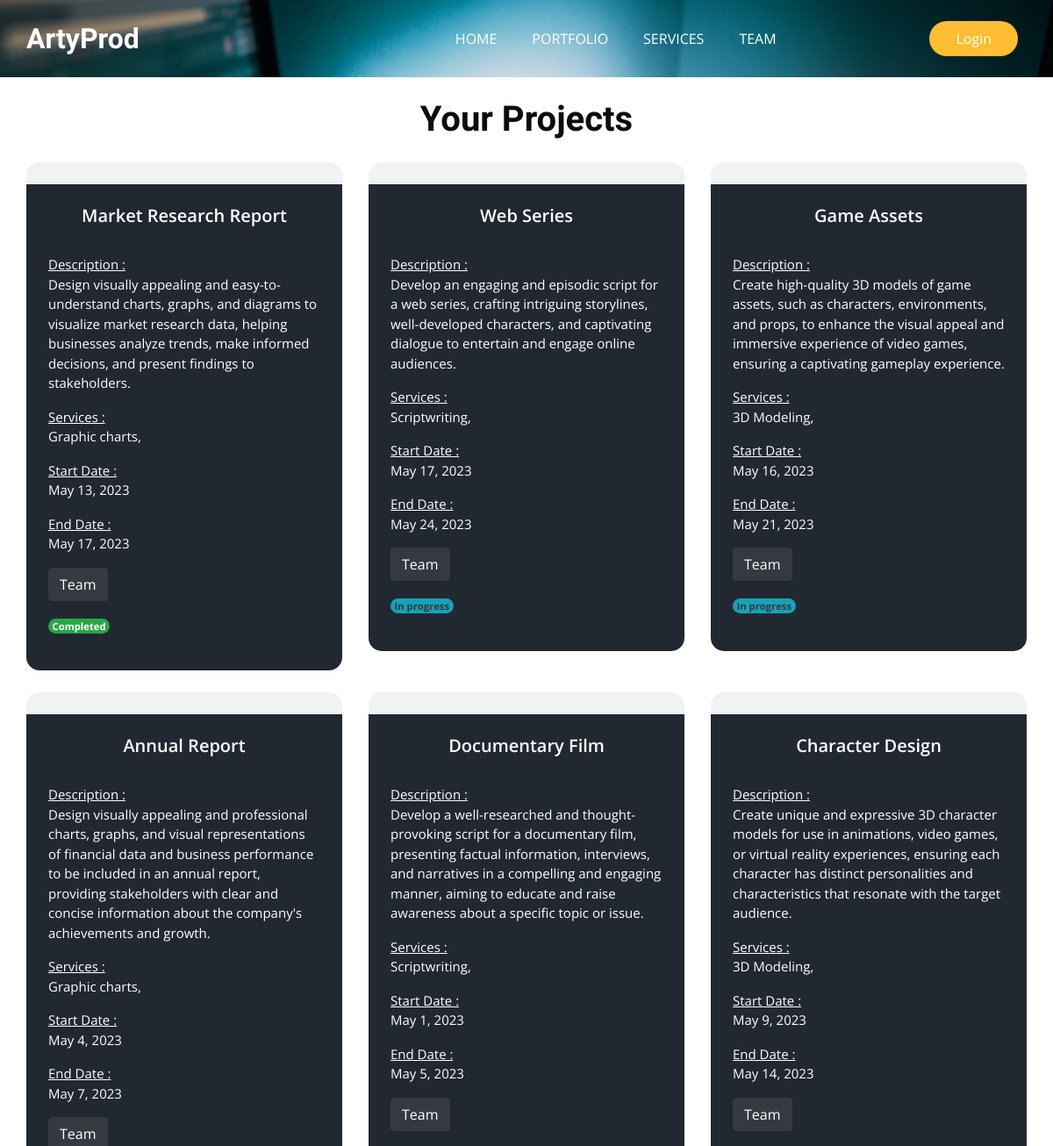
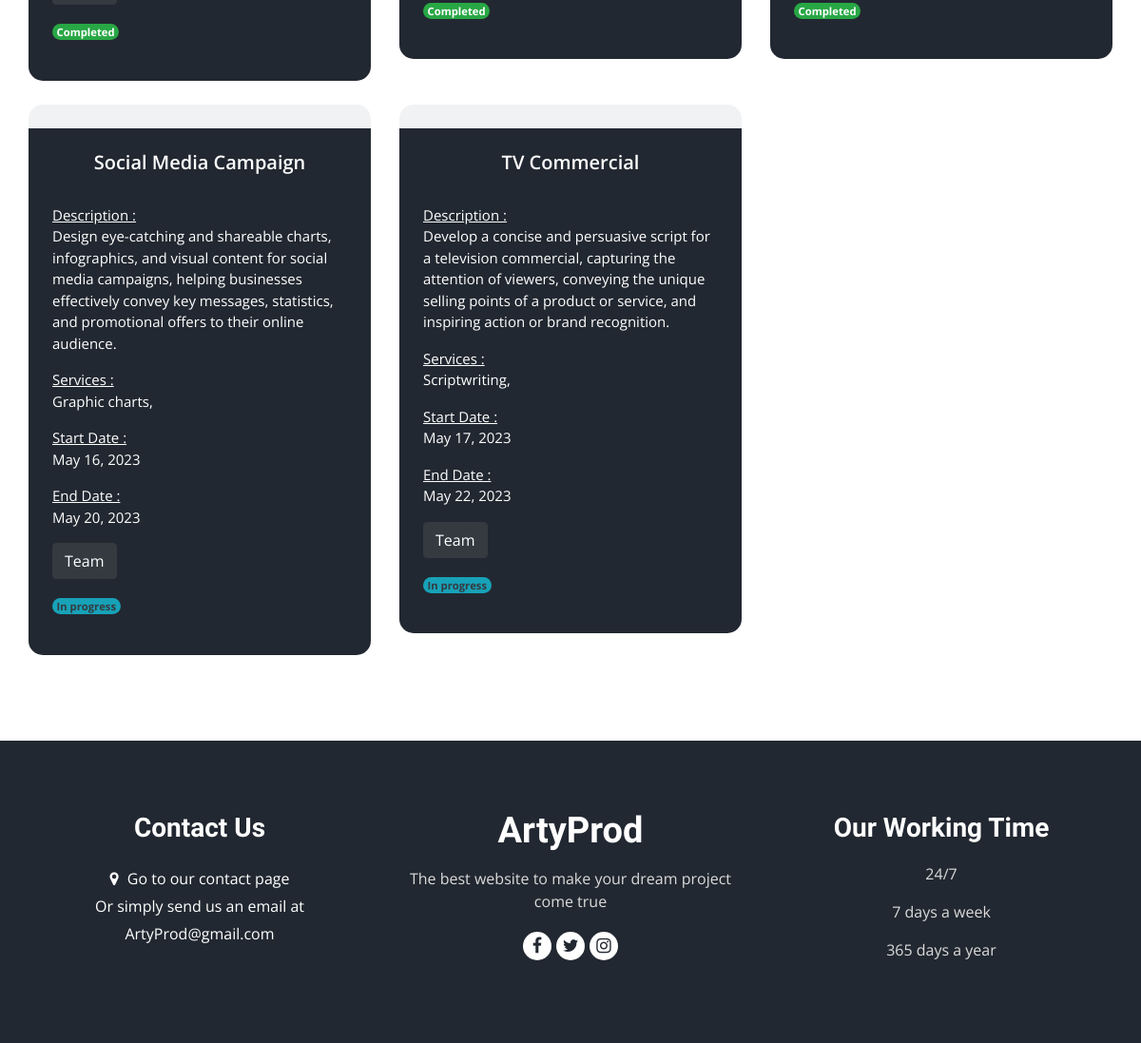
The app's page /ArtyProdApp/MyProjects with its own data (2 pictures, top to bottom).
### ArtyProdApp/models.py (models this page shows, shortened)
class Project(models.Model):
    label=models.CharField(max_length=50, default='')
    service = models.ManyToManyField(Services)
    description=models.TextField(max_length=500, default='')
    start_date=models.DateField(null=True)
    end_date=models.DateField()
    CHOICE=(("C","Completed"),
            ("I","In-progress"),
            )
    status=models.CharField(max_length=1, choices=CHOICE, default="I")
    team = models.ForeignKey(Team, on_delete=models.CASCADE, null=True)
    sender_username = models.CharField(max_length=150, blank=True)

class Services(models.Model):
    CHOICES=(("Graphic charts","Graphic charts"),
        ("3D Modeling","3D Modeling"),
        ("Scriptwriting","Scriptwriting"))
    TypeS=models.CharField(max_length=20, choices=CHOICES)
    description=models.TextField()
    Photo=models.FileField(upload_to='services/')
    def __str__(self):
        return self.TypeS

### ArtyProdApp/views.py (the view)
# urls.py: path('MyProjects', views.Myproject, name='myprojects')
def Myproject(request):
    projects = Project.objects.all()
    return render(request, 'MyProjects.html', {'projects': projects})

### ArtyProdApp/models.py (called while the page is built)
    def __str__(self):
        return ", ".join([personnel.name for personnel in self.personnel.all()])

### ArtyProdApp/templates/MyProjects.html (shortened to what this page needs)
{% load static %}
<!DOCTYPE html>
<html>
<head>
    <link
      rel="stylesheet"
      type="text/css"
      media="screen"
      href="{% static 'css/bootstrap.css'%}">
  <link rel="stylesheet" type="text/css" href="https://cdnjs.cloudflare.com/ajax/libs/OwlCarousel2/2.3.4/assets/owl.carousel.min.css" />
  <link rel="stylesheet" href="https://cdnjs.cloudflare.com/ajax/libs/jquery-nice-select/1.1.0/css/nice-select.min.css" />
    <link
      rel="stylesheet"
      type="text/css"
      media="screen"
      href="{% static 'css/font-awesome.min.css'%}">
      <link
      rel="stylesheet"
      type="text/css"
      media="screen"
      href="{% static 'css/style.css'%}">
      <link
      rel="stylesheet"
      type="text/css"
      media="screen"
      href="{% static 'css/responsive.css'%}">
</head>
<body class="sub_page">
  <div class="hero_area">
    <div class="bg-box">
      <img src="{% static 'media/hero-bg.jpg' %}" alt="">
    </div>
    <header class="header_section">
      <div class="container">
        <nav class="navbar navbar-expand-lg custom_nav-container ">
            <a class="navbar-brand" href="{% url 'Portfolio' %}">
                <span>
                  ArtyProd
                </span>
              </a>
              <div class="collapse navbar-collapse" id="navbarSupportedContent">
                <ul class="navbar-nav  mx-auto ">
                  <li class="nav-item">
                    <a class="nav-link" href="{% url 'Portfolio' %}">Home </a>
                  </li>
                  <li class="nav-item">
                    <a class="nav-link" href="{% url 'Projects' %}">Portfolio</a>
                  </li>
                  <li class="nav-item">
                    <a class="nav-link" href="{% url 'Services' %}">Services</a>
                  </li>
                  <li class="nav-item">
                    <a class="nav-link" href="{% url 'Personnel' %}">Team</a>
                  </li>
                  {%if user.is_authenticated%}
                  <li class="nav-item">
                    <div class="dropdown">
                        <a class="nav-link dropdown-toggle" href="#" role="button" id="dropdownMenuLink" data-bs-toggle="dropdown" aria-expanded="false">
                            {{user.username}}
                        </a>
                        <ul class="dropdown-menu" aria-labelledby="dropdownMenuLink">
                            <li><a class="dropdown-item" href="{% url 'myprojects' %}">Your Projects</a></li>
                            <li><a class="dropdown-item" href="{% url 'Contact' %}">Contact</a></li>
                            <li><hr class="dropdown-divider"></li>
                            <li><a class="dropdown-item" href="/logout">logout</a></li>
                        </ul>
                    </div>
                  </li>
                </ul>
                <div class="user_option">
                  <a href="{% url 'Project' %}" class="order_online">
                    Create Project
                  </a>
                </div>
                  {% else %}
                </ul>
                  <div class="user_option">
                  <a href="{% url 'Login' %}" class="order_online">
                    Login
                  </a>
                </div>
                    {% endif %}
          </div>
        </nav>
      </div>
    </header>
  </div>
  <br/>
  <section class="food_section layout_padding-bottom">
    <div class="container">
      <div class="heading_container heading_center">
        <h2>
          Your Projects
        </h2>
      </div>
      <div class="filters-content">
        <div class="row grid">
            {% for p in projects %}
            {% if p.sender_username == request.user.username %}
          <div class="col-sm-6 col-lg-4 ">
            <div class="box">
              <div>
                    <div class="detail-box">
                      <br>
                      <center>
                      <h5>
                        {{ p.label }}
                      </h5>
                      </center>
                      <br>
                      <p>
                        <u>Description : </u> <br>
                        {{ p.description }}
                      </p>
                      <p>
                        <u>Services : </u> <br>
                        {% for service in p.service.all %}
                          {{ service }},
                        {% endfor %}
                      </p>
                    <p>
                      <u>Start Date : </u><br>
                        {{ p.start_date }}
                    </p>
                    <p>
                      <u>End Date : </u><br>
                        {{ p.end_date }}
                    </p>
                    <a class="btn btn-dark" data-bs-toggle="collapse" href="#collapseExample{{ p.id }}" role="button" aria-expanded="false" aria-controls="collapseExample{{ p.id }}">
                        Team
                    </a>
                        {% if p.status == 'C' %}
                    <p>
                        <span class="badge rounded-pill bg-success">Completed</span>
                    </p>
                        {% elif p.status == 'I' %}
                    <p>
                        <span class="badge rounded-pill bg-info text-dark">In progress</span>
                    </p>
                        {% endif %}
                    </div>
                </div>
                </div>
            </div>
            {% endif %}
            {% endfor %}
    </div>
  </section>
<footer class="footer_section">
  <div class="container">
    <div class="row">
      <div class="col-md-4 footer-col">
        <div class="footer_contact">
          <h4>
            Contact Us
          </h4>
          <div class="contact_link_box">
            {%if user.is_authenticated%}
            <a href="{% url 'Contact' %}">
              <i class="fa fa-map-marker" aria-hidden="true"></i>
              <span>
                Go to our contact page
              </span>
            </a>
          {%else%}
            <a href="{% url 'Login' %}">
              <i class="fa fa-map-marker" aria-hidden="true"></i>
              <span>
                Go to our contact page
              </span>
            </a>
            {%endif%}
              <span>
                Or simply send us an email at
              </span>
            <a>
              <span>
                ArtyProd@gmail.com
              </span>
            </a>
          </div>
        </div>
      </div>
      <div class="col-md-4 footer-col">
        <div class="footer_detail">
          <a href="" class="footer-logo">
            ArtyProd
          </a>
          <p>
            The best website to make your dream project come true
          </p>
          <div class="footer_social">
            <a href="">
              <i class="fa fa-facebook" aria-hidden="true"></i>
            </a>
            <a href="">
              <i class="fa fa-twitter" aria-hidden="true"></i>
            </a>
            <a href="">
              <i class="fa fa-instagram" aria-hidden="true"></i>
            </a>
          </div>
        </div>
      </div>
      <div class="col-md-4 footer-col">
        <h4>
          Our Working Time
        </h4>
        <p>
          24/7
        </p>
        <p>
          7 days a week
        </p>
        <p>
          365 days a year
        </p>
      </div>
    </div>
  </div>
</footer>
</body>
</html>

### static/css/style.css (style rules this page uses)
body { font-family: "Open Sans", sans-serif; color: #0c0c0c; background-color: #ffffff; overflow-x: hidden; }
.layout_padding-bottom { padding-bottom: 90px; }
h1, h2 { font-family: 'Dancing Script', cursive; }
.heading_container { display: -webkit-box; display: -ms-flexbox; display: flex; -webkit-box-orient: vertical; -webkit-box-direction: normal; -ms-flex-direction: column; flex-direction: column; -webkit-box-align: start; -ms-flex-align: start; align-items: flex-start; }
.heading_container h2 { position: relative; margin-bottom: 0; font-size: 2.5rem; font-weight: bold; }
.heading_container.heading_center { -webkit-box-align: center; -ms-flex-align: center; align-items: center; text-align: center; }
a, a:hover, a:focus { text-decoration: none; }
.btn, .btn:focus { outline: none !important; -webkit-box-shadow: none; box-shadow: none; }
.hero_area { position: relative; min-height: 100vh; display: -webkit-box; display: -ms-flexbox; display: flex; -webkit-box-orient: vertical; -webkit-box-direction: normal; -ms-flex-direction: column; flex-direction: column; }
.bg-box { position: absolute; top: 0; left: 0; width: 100%; height: 100%; }
.bg-box img { width: 100%; height: 100%; -o-object-fit: cover; object-fit: cover; }
.sub_page .hero_area { min-height: auto; }
.sub_page .hero_area .bg-box { position: absolute; top: 0; left: 0; width: 100%; height: 100%; }
.sub_page .hero_area .bg-box img { width: 100%; height: 100%; -o-object-fit: cover; object-fit: cover; -o-object-position: right top; object-position: right top; }
.header_section { padding: 15px 0; }
.navbar-brand { font-family: 'Dancing Script', cursive; }
.navbar-brand span { font-weight: bold; font-size: 32px; color: #ffffff; }
.custom_nav-container { padding: 0; }
.custom_nav-container .navbar-nav { padding-left: 18%; }
.custom_nav-container .navbar-nav .nav-item .nav-link { padding: 5px 20px; color: #ffffff; text-align: center; text-transform: uppercase; border-radius: 5px; -webkit-transition: all 0.3s; transition: all 0.3s; }
.user_option { display: -webkit-box; display: -ms-flexbox; display: flex; -webkit-box-align: center; -ms-flex-align: center; align-items: center; }
.user_option a { margin: 0 10px; }
.user_option .order_online { display: inline-block; padding: 8px 30px; background-color: #ffbe33; color: #ffffff; border-radius: 45px; -webkit-transition: all 0.3s; transition: all 0.3s; border: none; }
.food_section .box { position: relative; margin-top: 25px; background-color: #ffffff; border-radius: 10px; color: #ffffff; border-radius: 15px; overflow: hidden; background: linear-gradient(to bottom, #f1f2f3 25px, #222831 25px); }
.food_section .box .detail-box { padding: 25px; }
.food_section .box .detail-box h5 { font-weight: 600; }
.food_section .box .detail-box p { font-size: 15px; }
.footer_section { background-color: #222831; color: #ffffff; padding: 75px 0 40px 0; text-align: center; }
.footer_section h4 { font-size: 28px; }
.footer_section h4, .footer_section .footer-logo { font-weight: 600; margin-bottom: 20px; font-family: 'Dancing Script', cursive; }
.footer_section p { color: #dbdbdb; }
.footer_section .footer-col { margin-bottom: 30px; }
.footer_section .footer_contact .contact_link_box { display: -webkit-box; display: -ms-flexbox; display: flex; -webkit-box-orient: vertical; -webkit-box-direction: normal; -ms-flex-direction: column; flex-direction: column; }
.footer_section .footer_contact .contact_link_box a { margin: 5px 0; color: #ffffff; }
.footer_section .footer_contact .contact_link_box a i { margin-right: 5px; }
.footer_section .footer-logo { display: block; font-weight: bold; font-size: 38px; line-height: 1; color: #ffffff; }
.footer_section .footer_social { display: -webkit-box; display: -ms-flexbox; display: flex; -webkit-box-pack: center; -ms-flex-pack: center; justify-content: center; margin-top: 20px; margin-bottom: 10px; }
.footer_section .footer_social a { display: -webkit-box; display: -ms-flexbox; display: flex; -webkit-box-pack: center; -ms-flex-pack: center; justify-content: center; -webkit-box-align: center; -ms-flex-align: center; align-items: center; color: #222831; width: 30px; height: 30px; border-radius: 100%; background-color: #ffffff; border-radius: 100%; margin: 0 2.5px; font-size: 18px; }

### static/css/responsive.css (style rules this page uses)
@media (min-width: 1200px) { .container { max-width: 1170px; } }

### records on screen
Project: label "Market Research Report", description "Design visually appealing and easy-to-understand charts, graphs, and diagrams to visualize market research data, helping businesses analyze trends, make informed decisions, and present findings to stakeholders.", start_date "May 13, 2023", end_date "May 17, 2023", status "Completed"
Services: TypeS "Graphic charts"
Project: label "Web Series", description "Develop an engaging and episodic script for a web series, crafting intriguing storylines, well-developed characters, and captivating dialogue to entertain and engage online audiences.", start_date "May 17, 2023", end_date "May 24, 2023", status "In progress"
Services: TypeS "Scriptwriting"
Project: label "Game Assets", description "Create high-quality 3D models of game assets, such as characters, environments, and props, to enhance the visual appeal and immersive experience of video games, ensuring a captivating gameplay experience.", start_date "May 16, 2023", end_date "May 21, 2023", status "In progress"
Services: TypeS "3D Modeling"
Project: label "Annual Report", description "Design visually appealing and professional charts, graphs, and visual representations of financial data and business performance to be included in an annual report, providing stakeholders with clear and concise information about the company's achievements and growth.", start_date "May 4, 2023", end_date "May 7, 2023", status "Completed"
Project: label "Documentary Film", description "Develop a well-researched and thought-provoking script for a documentary film, presenting factual information, interviews, and narratives in a compelling and engaging manner, aiming to educate and raise awareness about a specific topic or issue.", start_date "May 1, 2023", end_date "May 5, 2023", status "Completed"
Project: label "Character Design", description "Create unique and expressive 3D character models for use in animations, video games, or virtual reality experiences, ensuring each character has distinct personalities and characteristics that resonate with the target audience.", start_date "May 9, 2023", end_date "May 14, 2023", status "Completed"
Project: label "Social Media Campaign", description "Design eye-catching and shareable charts, infographics, and visual content for social media campaigns, helping businesses effectively convey key messages, statistics, and promotional offers to their online audience.", start_date "May 16, 2023", end_date "May 20, 2023", status "In progress"
Project: label "TV Commercial", description "Develop a concise and persuasive script for a television commercial, capturing the attention of viewers, conveying the unique selling points of a product or service, and inspiring action or brand recognition.", start_date "May 17, 2023", end_date "May 22, 2023", status "In progress"
